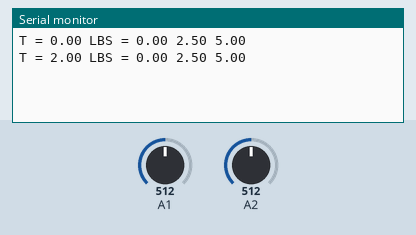
A sketch run on a simulated Arduino Uno, built with avr-gcc and run on an emulated ATmega328P. On the bench: the last lines printed to the serial monitor. Inputs (shaded band) come from the test bench; at power-on: A1 = 512, A2 = 512.

Above: at 2.8 s.
2.9 s: A1 set to 716
At 5.2 s:
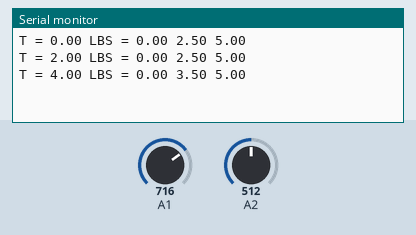
5.6 s: A2 set to 716
At 7.1 s:
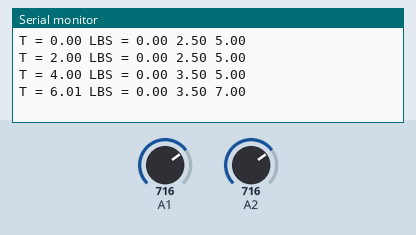
8.3 s: A1 set to 900
At 10.8 s:
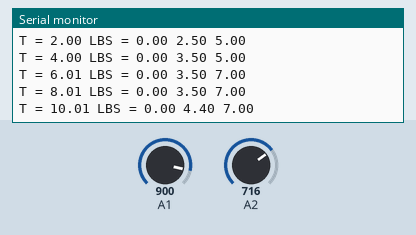
11.0 s: A2 set to 900
At 13.1 s:
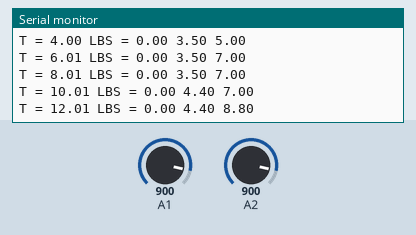
Timing chart, 0 to 14.6 s (numbered marks = the images above; inputs shaded):
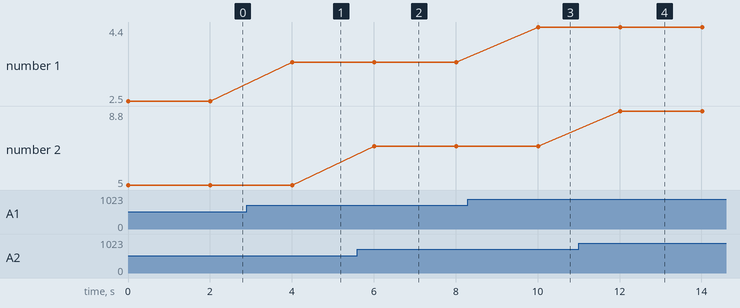

The sketch:

Solar_Panel_Send_Serial.ino
```cpp
#include "CommunicationUtils.h"
#include <Wire.h> //Send data to Processing

float volts[4];

// the setup function runs once when you press reset or power the board
void setup() {
  // initialize digital pin LED_BUILTIN as an output.
  Serial.begin(115200);
  Wire.begin();
}

// the loop function runs over and over again forever
void loop() {
  volts[0] = 0;
  //volts[0] = analogRead(A0)*5./1023.; //load
  volts[1] = analogRead(A1)*5./1023.; //battery
  volts[2] = 2*analogRead(A2)*5./1023.; //solar - multiply by 2 since you're using the voltage divider
  volts[3] = millis()/1000.0; //time

  if (false)  {
    serialPrintFloatArr(volts,4);
    Serial.println("\r\n"); //line break
  } else {
    Serial.print("T = ");
    Serial.print(volts[3]);
    Serial.print(" LBS = ");
    for (int i = 0 ; i < 3; i++) {
      Serial.print(volts[i]);
      Serial.print(" ");
    }
    Serial.print("\n");
  }

  delay(2000); //Send data every half a second
}
```

Measured:
- after the input at 2.9 s, the serial monitor: prints a new line after 1.1 s (image 1)
- after the input at 5.6 s, the serial monitor: prints a new line after 0.41 s (image 2)
- after the input at 8.3 s, the serial monitor: prints a new line after 1.7 s (image 3)
- after the input at 11.0 s, the serial monitor: prints a new line after 1.0 s (image 4)
- plotted number 1: 2.5 → 3.5 after the input at 2.9 s, 3.5 → 4.4 after the input at 8.3 s
- plotted number 2: 5 → 7 after the input at 5.6 s, 7 → 8.8 after the input at 11.0 s
